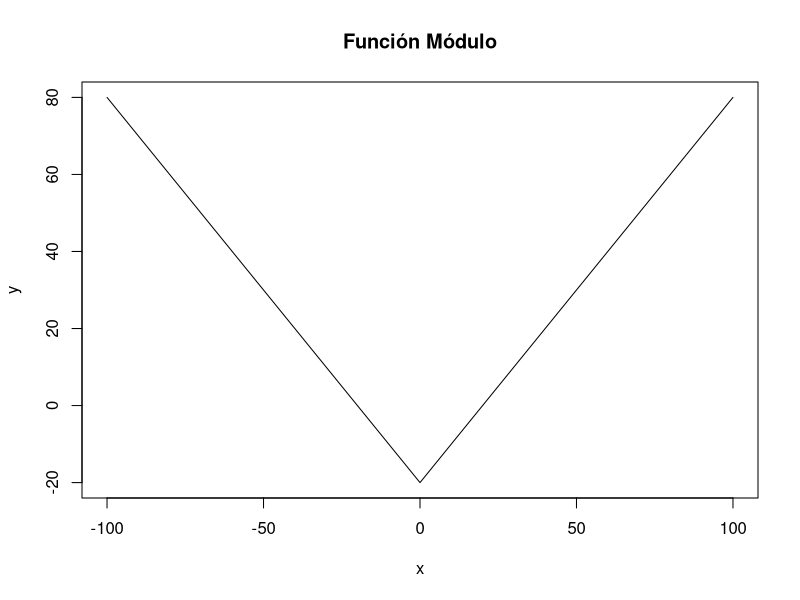
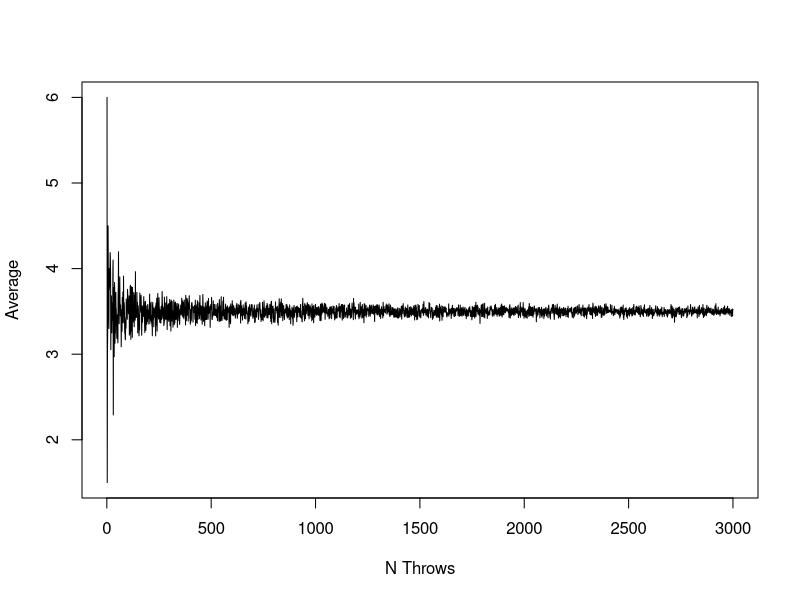
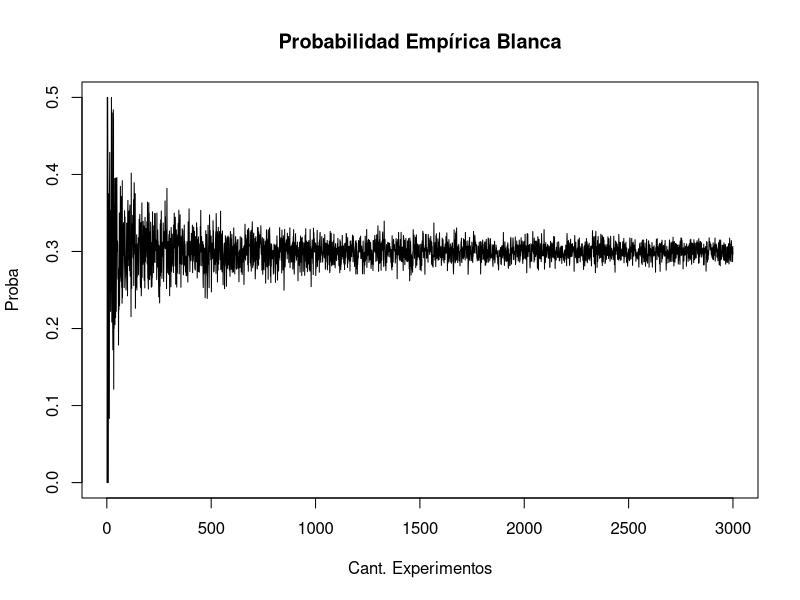

Reproduce these figures in R, in order.
#Ejercicio 1: Calcular la media y mediana del vector x y el número de valores que 
#están por debajo de la media y de la mediana, siendo x:

x<-c(1,5,7,9,3,5,6,2,4,7,5,6,9,8,6,2,6,1,4)

media <- mean(x)
mediana <- median(x)
under_media <- length(x[x<media])
under_median <- length(x[x<mediana])


#Ejercicio 2: Escribir la función que calcula el módulo de un número real.

modulo <- function(num, fijo=0){
  return(abs(num)+fijo)
}

plot(-100:100, lapply(-100:100, function(x) modulo(num=x,fijo = -20)), type="l", xlab="x", ylab = "y", main="Función Módulo")


#Ejercicio 3: Usar for para hallar el resultado de dividir de manera consecutiva el número 1111 
#por los siguientes divisores (en este orden): 2, 3, 4, 5, 6.

num = 1111
result_vec <- lapply(2:6, function(x){
  result_scalar = num/x
  num = result_scalar
  return(result_scalar)})

num = 1111
for (i in 2:6){
  result_scalar = num / i
  cat(result_scalar, num , i, "\n")
  num = result_scalar
} 
#Ejercicio 4: Escribir una función que responda el signo del producto de dos 
#factores dado, es decir "Positivo", o "Negativo", y en el caso que el producto 
#sea 0 devuelva "Nulo".
signo <- function(a,b){
  return(ifelse(a*b>0,"positivo",
                ifelse(a*b<0,"negativo","nulo")))
}
lista <- c(-1,3,2,4,5,0,10,5,8,-1,9,0)

for (i in 1:(length(lista)%/%2)){
  a <- lista[i]
  b <- lista[(i+1)]
  cat("a: ",a,"b: ",b,"signo: ", signo(a,b),"\n")
}

#Ejercicio 5: Simular el lanzamiento de un dado.

dice <- function(size=1){
  return(sample(x = 1:6,size = size, replace=TRUE, prob =rep(1/6,6)))
}


#Ejercicio 6: Simular el lanzamiento de cuatro dados o de un mismo dado cuatro veces.

dice(4)

max_throws = 3000
plot(1:max_throws,lapply(1:max_throws, function(x) mean(dice(x))), type="l", xlab="N Throws", ylab="Average")

#Ejercicio 7: Supongamos una urna con 3 bolas blancas y 7 negras, simular la extracción de una
#bola (asignar, por ejemplo, el 1 a bola blanca y 0 a negra).

bolas_con_reemplazo <- function(size=1, probs = c(0.7,0.3)){
  return(sample(c(0,1), size=size, replace = T, prob = probs))

}


#Ejercicio 8: Simular 8 extracciones con reemplazo de la urna del ejercicio 7.
bolas_con_reemplazo(size=8)

max_throws = 3000
plot(1:max_throws,lapply(1:max_throws, function(x) mean(bolas_con_reemplazo(x))), 
     type="l", 
     xlab="Cant. Experimentos", 
     ylab="Proba", 
     main="Probabilidad Empírica Blanca")

#------------------------------------------
#Ejemplo: Índice de masa corporal infantil
#-------------------------------------------

# Cargo la base:
PACIENTE<-1:30
EDAD<-c(7, 7, 8, 7, 7, 10,7 ,7, 7 ,9, 9, 11, 7, 9,  9, 11, 12, 7, 11,  6,  8,  8,  7, 10,  7,  8, 10,  7,  9, 10)
SEXO<-c("M", "M", "M", "F", "M", "M" ,"M", "M", "M", "M", "M", "F", "M" ,"M" ,"F" ,"M", "M" ,"M" ,"M" ,"F" ,"F" ,"F", "F","F", "M" ,"M" ,"F", "F" ,"F" ,"M")  
PESO<-c(24.4, 23.6, 47.0, 24.0, 23.9, 41.0, 32.9, 22.4, 28.7, 31.4, 28.9, 51.2, 26.2, 58.5, 23.7, 25.5, 49.7, 39.6,42.5, 21.6, 38.0, 26.6, 20.4, 23.7, 21.4, 45.7, 51.3, 28.0, 26.9, 43.9)
TALLA<-c(1.2, 1.2, 1.4, 1.2, 1.2, 1.4, 1.3, 1.2, 1.3, 1.3, 1.3, 1.6, 1.3, 1.5, 1.3, 1.3, 1.7, 1.3, 1.5, 1.2, 1.3, 1.2, 1.2,1.3, 1.2, 1.4, 1.5, 1.3, 1.3, 1.5)
IMC<-c(16.94444, 16.38889, 23.97959, 16.66667, 16.59722, 20.91837, 19.46746, 15.55556, 16.98225, 18.57988,17.10059, 20.00000, 15.50296, 26.00000, 14.02367, 15.08876, 17.19723, 23.43195, 18.88889, 15.00000,22.48521, 18.47222, 14.16667, 14.02367, 14.86111, 23.31633, 22.80000, 16.56805, 15.91716, 19.51111)
PIMC<-c(7.97, 72.72, 97.08, 83.88, 45.85, 87.33, 96.57, 32.88, 80.77, 92.72, 55.54, 77.77, 70.70, 98.69,  3.25,2.07, 38.08, 98.75, 80.60, 39.97, 96.07, 71.06,  3.44,  2.02, 56.86, 98.99, 90.84, 57.50, 44.77, 84.89)
CC<-c(54, 52, 76, 63, 56, 78, 69, 52, 60, 69, 60, 75, 50, 88, 58, 73, 75, 76, 72, 52, 76, 54, 52, 56, 56, 78, 76, 57, 57, 76)
CatPeso<-c("N",  "N",  "OB", "N",  "N",  "SO", "OB", "N",  "N",  "SO", "N",  "N",  "N",  "OB", "D",  "D",  "N",  "OB","N" , "N",  "OB", "N",  "D",  "D",  "N",  "OB", "SO", "N",  "N",  "N" )
IMCin<-data.frame(PACIENTE,EDAD,SEXO,PESO,TALLA,IMC,PIMC,CC,CatPeso)

#Ejercicio 10: Calcular la distribución porcentual de la variable categoría peso por sexo.

tab <- table(IMCin$CatPeso, IMCin$SEXO)

tabrow <- prop.table(tab,1)
tabcol <- prop.table(tab,2)
